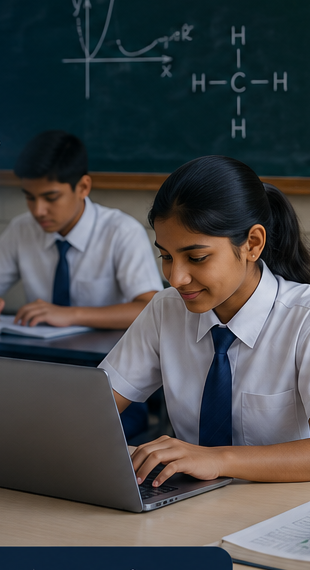
#> input picture frontend/src/assets/campuscore-login-classroom.png, 310 x 570 px; its folder holds only this picture in this run
$ python -i face_service.py   (imports and definitions only)
#> lines starting #> are read from the running program, lines starting #| are printed output that depends on the picture
from __future__ import annotations

import os
from pathlib import Path
from typing import Iterable

import cv2
import numpy as np
from fastapi import HTTPException, UploadFile

BASE_DIR = Path(__file__).resolve().parent.parent
FACE_DATA_DIR = BASE_DIR / "data" / "faces"
# [1 line not run here, left out]

FACE_SIZE = (200, 200)
MATCH_THRESHOLD = float(os.getenv("FACE_MATCH_THRESHOLD", "0.90"))

def _load_face_cascade():
    if not hasattr(cv2, "CascadeClassifier") or not hasattr(cv2, "data"):
        raise RuntimeError(
            "OpenCV installation is incomplete. Install opencv-python-headless==4.10.0.84."
        )
    cascade_path = cv2.data.haarcascades + "haarcascade_frontalface_default.xml"
    cascade = cv2.CascadeClassifier(cascade_path)
    if cascade.empty():
        raise RuntimeError(f"Could not load Haar cascade: {cascade_path}")
    return cascade


_face_cascade = None


def _get_face_cascade():
    global _face_cascade
    if _face_cascade is None:
        _face_cascade = _load_face_cascade()
    return _face_cascade


# [6 lines left out: function _decode_image, not called in this run]


def _extract_single_face(image: np.ndarray) -> np.ndarray:
    gray = cv2.cvtColor(image, cv2.COLOR_BGR2GRAY)
    faces = _get_face_cascade().detectMultiScale(
        gray,
        scaleFactor=1.1,
        minNeighbors=5,
        minSize=(80, 80),
    )

    if len(faces) == 0:
        raise HTTPException(status_code=400, detail="No face detected. Try again in better lighting.")
    if len(faces) > 1:
        raise HTTPException(status_code=400, detail="Multiple faces detected. Only one student should be visible.")

    # Use the largest detected face if the detector returns nested boxes.
    x, y, w, h = max(faces, key=lambda item: item[2] * item[3])
    face = gray[y : y + h, x : x + w]
    face = cv2.resize(face, FACE_SIZE)
    face = cv2.equalizeHist(face)
    return face


# [50 lines left out: functions _lbp_histogram, _dct_feature, _face_template, not called in this run]


def _student_dir(student_id: int) -> Path:
    return FACE_DATA_DIR / str(student_id)


# [26 lines not run here, left out]


# [8 lines left out: function enrollment_status, not called in this run]


# [32 lines not run here, left out]

>>> import cv2
>>> picture = cv2.imread('../../frontend/src/assets/campuscore-login-classroom.png')
#> picture is the input picture: shape (570, 310, 3); mean B, G, R 74, 72, 69.5
>>> result = _extract_single_face(picture)
#> in _extract_single_face, `gray = cv2.cvtColor(image, cv2.COLOR_BGR2GRAY)`:
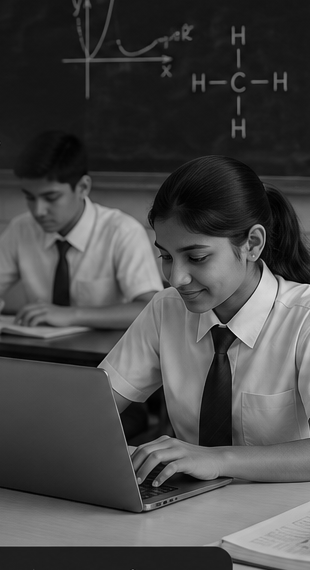
#> gray: shape (570, 310); min 0, max 228, mean 71.5
#> in _extract_single_face, `faces = _get_face_cascade().detectMultiScale( gray, scaleFactor=1.1, m..`: faces = ()
#> (the run stopped early here; a loop or call above may not have finished)
